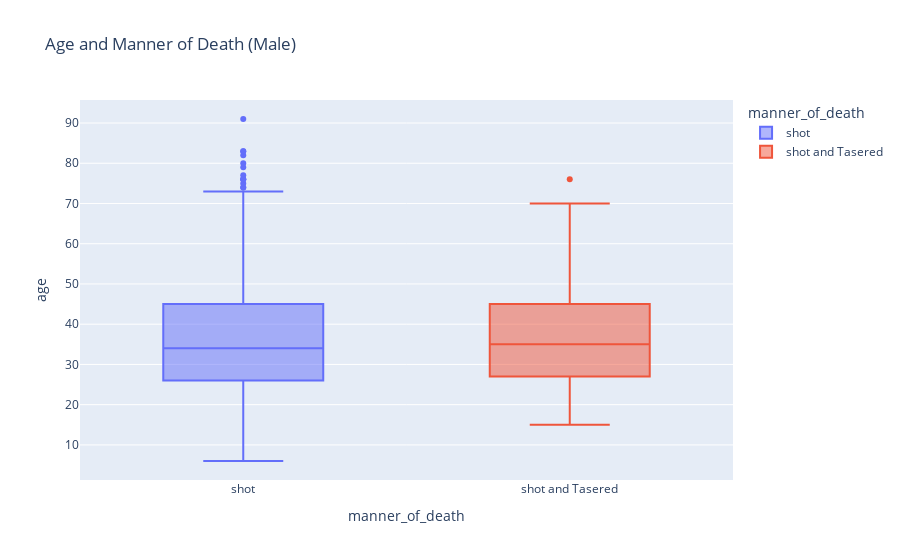

The notebook cell this image was saved under:
### Markdown cell above
# Create a Box Plot Showing the Age and Manner of Death

Break out the data by gender using `df_fatalities`. Is there a difference between men and women in the manner of death?

### Code cell
px.box(
    df_fatalities[df_fatalities['gender']=='M'],
    x='manner_of_death',
    y='age',
    color='manner_of_death',
    title = 'Age and Manner of Death (Male)'
)

### Figure 1 — Plotly figure (JSON) as saved in the notebook; plotly's stock layout.template omitted (floating-point values rounded to 4 significant figures; data arrays with more than 128 entries replaced by an {"elided": "..."} marker saying what was removed)
{"data": [{"alignmentgroup": "True", "hovertemplate": "manner_of_death=%{x}<br>age=%{y}<extra></extra>", "legendgroup": "shot", "marker": {"color": "#636efa"}, "name": "shot", "notched": false, "offsetgroup": "shot", "orientation": "v", "showlegend": true, "type": "box", "x": {"elided": "2011 str values"}, "x0": " ", "xaxis": "x", "y": {"elided": "2011 int values"}, "y0": " ", "yaxis": "y"}, {"alignmentgroup": "True", "hovertemplate": "manner_of_death=%{x}<br>age=%{y}<extra></extra>", "legendgroup": "shot and Tasered", "marker": {"color": "#EF553B"}, "name": "shot and Tasered", "notched": false, "offsetgroup": "shot and Tasered", "orientation": "v", "showlegend": true, "type": "box", "x": {"elided": "149 str values"}, "x0": " ", "xaxis": "x", "y": {"elided": "149 int values"}, "y0": " ", "yaxis": "y"}], "layout": {"boxmode": "overlay", "legend": {"title": {"text": "manner_of_death"}, "tracegroupgap": 0}, "title": {"text": "Age and Manner of Death (Male)"}, "xaxis": {"anchor": "y", "categoryarray": ["shot", "shot and Tasered"], "categoryorder": "array", "domain": [0, 1], "title": {"text": "manner_of_death"}}, "yaxis": {"anchor": "x", "domain": [0, 1], "title": {"text": "age"}}}}
